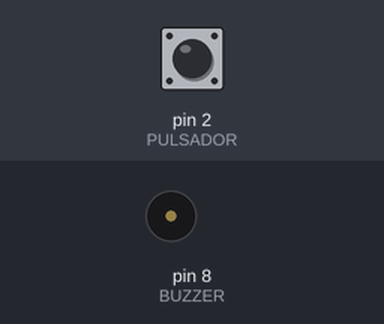
Bench run of a sketch on a simulated Arduino Nano, built with avr-gcc and run on an emulated ATmega328P. Parts: buzzer (waves = sounding). The test bench sets the inputs (shaded band); at power-on: pin 2 (PULSADOR) HIGH.

Above: at 1.2 s.
1.3 s: pin 2 (PULSADOR) pulled LOW for 0.15 s
At 5.28 s:
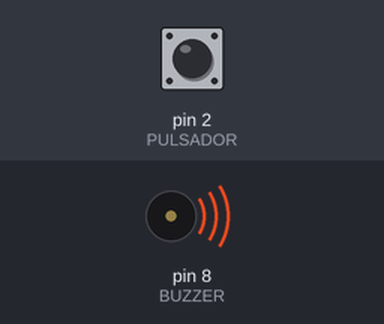
Timing chart, 0 to 10.3 s (numbered marks = the images above; inputs shaded):
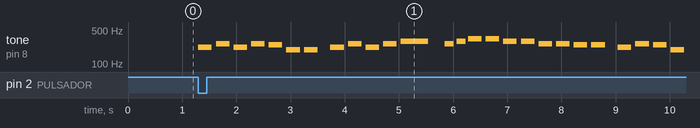

The sketch:

buzzer_pasiu__melodia_.ino
```cpp
#define B0  31
#define C1  33
#define CS1 35
#define D1  37
#define DS1 39
#define E1  41
#define F1  44
#define FS1 46
#define G1  49
#define GS1 52
#define A1  55
#define AS1 58
#define B1  62
#define C2  65
#define CS2 69
#define D2  73
#define DS2 78
#define E2  82
#define F2  87
#define FS2 93
#define G2  98
#define GS2 104
#define A2  110
#define AS2 117
#define B2  123
#define C3  131
#define CS3 139
#define D3  147
#define DS3 156
#define E3  165
#define F3  175
#define FS3 185
#define G3  196
#define GS3 208
#define A3  220
#define AS3 233
#define B3  247
#define C4  262
#define CS4 277
#define D4  294
#define DS4 311
#define E4  330
#define F4  349
#define FS4 370
#define G4  392
#define GS4 415
#define A4  440
#define AS4 466
#define B4  494
#define C5  523
#define CS5 554
#define D5  587
#define DS5 622
#define E5  659
#define F5  698
#define FS5 740
#define G5  784
#define GS5 831
#define A5  880
#define AS5 932
#define B5  988
#define C6  1047
#define CS6 1109
#define D6  1175
#define DS6 1245
#define E6  1319
#define F6  1397
#define FS6 1480
#define G6  1568
#define GS6 1661
#define A6  1760
#define AS6 1865
#define B6  1976
#define C7  2093
#define CS7 2217
#define D7  2349
#define DS7 2489
#define E7  2637
#define F7  2794
#define FS7 2960
#define G7  3136
#define GS7 3322
#define A7  3520
#define AS7 3729
#define B7  3951
#define C8  4186
#define CS8 4435
#define D8  4699
#define DS8 4978

#define PULSADOR 2
#define BUZZER 8

int melodia[] = {
  A3, C4, A3, C4, B3, G3, G3, 0, A3, C4, A3, C4, D4, 0, C4, D4, E4, E4, D4, D4, C4, C4, B3, B3, 0, A3, C4, B3, G3, A3, A3
};

int duracions[] = {
  4, 4, 4, 4, 4, 4, 4, 8, 4, 4, 4, 4,2, 8, 6, 6, 4, 4,4, 4, 4, 4, 4, 4, 8, 4, 4, 4, 4, 2, 2
};

void setup(){
  pinMode(PULSADOR, INPUT_PULLUP);
  pinMode(BUZZER, OUTPUT);
}

void loop(){
  if(digitalRead(PULSADOR) == LOW){
    for (int i = 0; i<31;i++){
      int duracio = 1000 / duracions[i];
      tone(BUZZER, melodia[i], duracio);
      int pausa = duracio * 1.30;
      delay(pausa);
      noTone(BUZZER);
    }
  }
}
```

Measured:
- after the input at 1.3 s, tone on pin 8 (BUZZER): plays 220 Hz for 0.25 s, 262 Hz for 0.25 s, 220 Hz for 0.25 s, 262 Hz for 0.25 s, 247 Hz for 0.25 s, 196 Hz for 0.25 s … (26 notes in this stretch), starting at once
